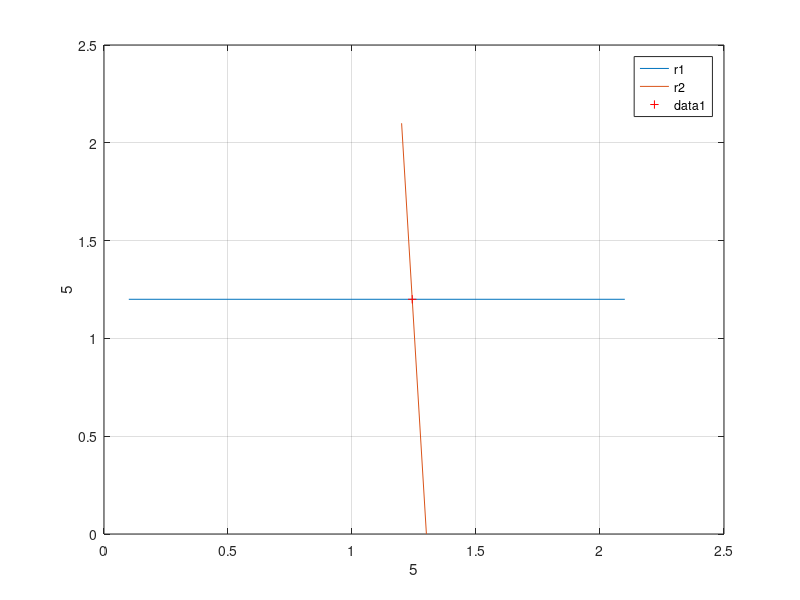

This figure's MATLAB source:
function [cr] = cruzreta(c1, p1, c2, p2)
% % % ? reta r: y = a1x + b1
% % % ? reta s: y = a2x + b2
% % % ? o ponto de intersecao por exemplo quando yr = ys
% % % ? yr = ys
% % % ? a1x + b1 = a2x + b2
% % % ? (a1 - a2)x = (b2 - b1)
% % % ? x = (b2 - b1)/(a1 - a2)
% % % ? y = a1x + b1 = a1( (b2 - b1)/(a1 - a2) ) + b1
% % % ? y = (a1.b2 - b1.a2)(a1 - a2)
% function [cr] = cruzreta(xc1,yc1,xp1,yp1,xc2,yc2,xp2,yp2)

if nargin == 0;
    c1 = [2.1, 1.2];
    c2 = [1.2, 2.1];
    p1 = [0.1, 1.2];
    p2 = [1.3, 0.];
end

xc1 = c1(1); yc1 = c1(2);
xp1 = p1(1); yp1 = p1(2);

xc2 = c2(1); yc2 = c2(2);
xp2 = p2(1); yp2 = p2(2);

% c1 = [xc1,yc1];
% p1 = [xp1,yp1];
% c2 = [xc2,yc2];
% p2 = [xp2,yp2];

r1 = [c1; p1];
r2 = [c2; p2];

horiz = input('nome do eixo na horizontal:   ','s');
vert = input('nome do eixo vertical:   ','s');

mr1 = (yp1 - yc1) / (xp1 - xc1) % coeficiente angular de r1
mr2 = (yp2 - yc2) / (xp2 - xc2) % coeficiente angular de r2

br1 = -1 * (mr1 * xc1 - yc1) % coeficiente linear de r1
br2 = -1 * (mr2 * xc2 - yc2) % coeficiente linear de r2

% br1 = yc1 - mr1*xc1 % coeficiente linear de r1
% br2 = yc2 - mr2*xc2 % coeficiente linear de r2


% y - yc1 = mr1(x - xc1) equa�ao da reta 1
% y - yc2 = mr2(x - xc2) equa�ao da reta 2


x = (-(mr2*xc2) + yc2 + (mr1*xc1) - yc1) / (mr1 - mr2); % x do cruzamento

y = (mr1*x)  - (mr1*xc1) + yc1; % y do cruzamento

 

figure
grid on
plot(r1(:,1),r1(:,2),r2(:,1),r2(:,2))
grid on
xlabel(horiz)
ylabel(vert)
legend('r1','r2')
%[x,y]=ginput(1);
hold on
plot(x,y,'+r')
%pause

cr=[x,y];
disp(cr)
pause()

